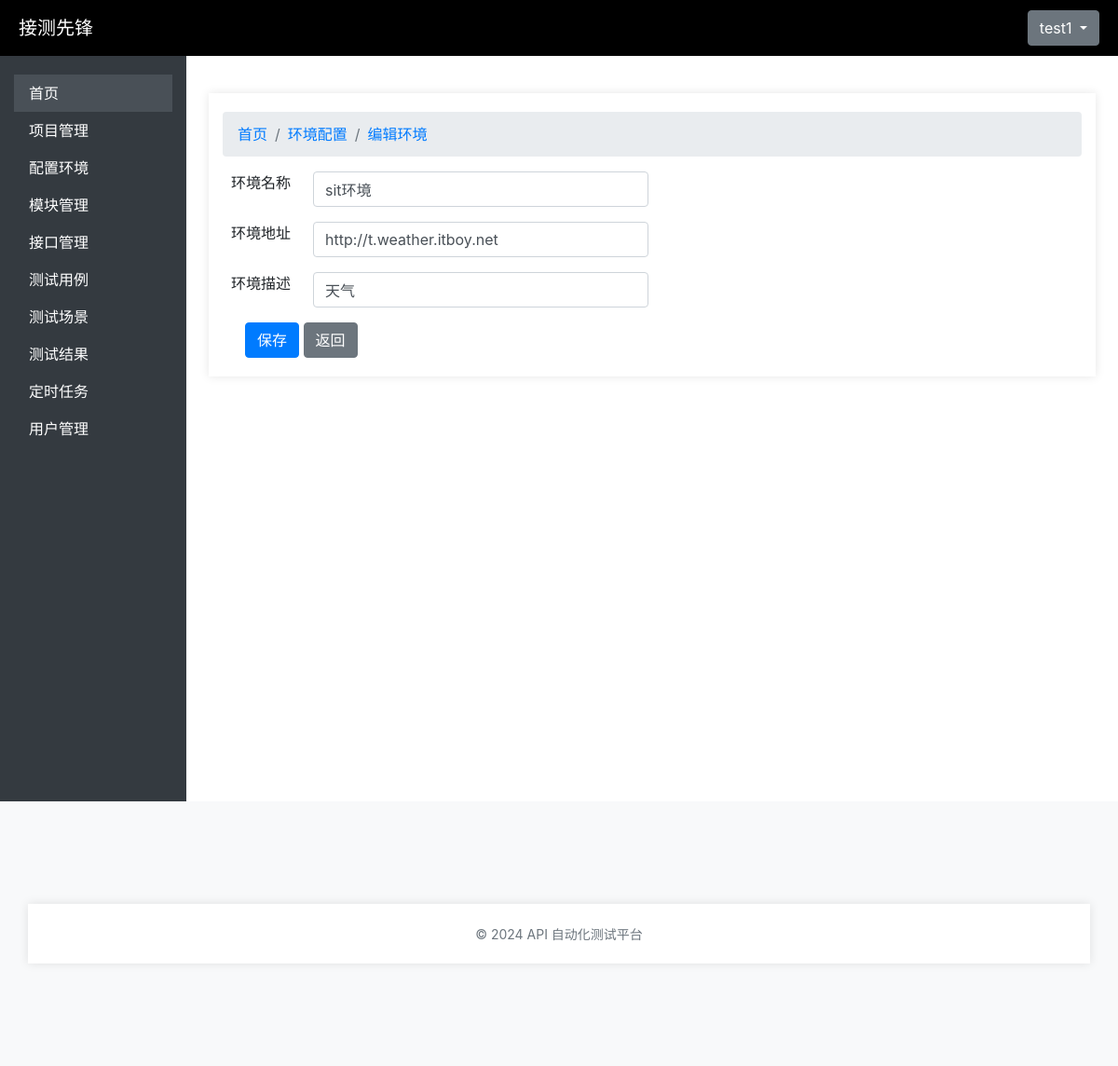
Page /environments/environments/4/edit/ (signed in) on the committed database.
### user_management/models.py (models this page shows, shortened)
class Users(AbstractBaseUser):
    id = models.AutoField(primary_key=True)
    username = models.CharField(max_length=150, unique=True)
    email = models.EmailField(unique=True)
    password = models.CharField(max_length=128)
    status = models.BooleanField(default=True)  # 用户状态（是否激活）
    is_logged_in = models.BooleanField(default=False)  # 是否登录
    project = models.CharField(max_length=255, blank=True, null=True)  # 所属项目
    module = models.CharField(max_length=255, blank=True, null=True)  # 所属模块
    is_staff = models.BooleanField(default=False)  # 是否是员工
    is_superuser = models.BooleanField(default=False)  # 是否是超级用户
    USERNAME_FIELD = 'username'
    REQUIRED_FIELDS = ['email']
    objects = UserManager()  # 关联自定义用户管理器
    class Meta:
        verbose_name = '用户信息表'
        verbose_name_plural = '用户信息表'

### environment_management/models.py (models this page shows, shortened)
class Environment(models.Model):
    id = models.AutoField(primary_key=True)
    environment_name = models.CharField(max_length=100, verbose_name="环境名称")
    environment_value = models.URLField(max_length=200, verbose_name="环境地址")
    description = models.TextField(verbose_name="描述", blank=True)
    created_at = models.DateTimeField(auto_now_add=True)
    created_by = models.ForeignKey(Users, on_delete=models.SET_NULL, null=True, verbose_name="创建人")
    class Meta:
        verbose_name = '环境配置表'
        verbose_name_plural = '环境配置表'

### environment_management/views.py (the view)
# urls.py: path('environments/<int:environment_id>/edit/', views.environment_update, name='environment_update'),
@login_required
def environment_update(request, environment_id):
    environment = get_object_or_404(Environment, id=environment_id)
    if request.method == 'POST':
        form = EnvironmentForm(request.POST, instance=environment)
        if form.is_valid():
            form.save()
            messages.success(request, '环境更新成功！')
            return redirect('environment_list')
    else:
        form = EnvironmentForm(instance=environment)
    return render(request, 'environments/environment_form.html', {'form': form})

### environment_management/forms.py
class EnvironmentForm(forms.ModelForm):
    environment_name = forms.CharField(label="环境名称")
    description = forms.CharField(label="环境描述")
    environment_value = forms.CharField(label="项目负责人")
    class Meta:
        model = Environment
        fields = ['environment_name' , 'environment_value', 'description']

### api_test_platform/templates/environments/environment_form.html (shortened to what this page needs)
{% extends 'base.html' %}
{% block content %}
<div class="container mt-4">
<nav aria-label="breadcrumb">
    <ol class="breadcrumb">
      <li class="breadcrumb-item"><a href="#">首页</a></li>
      <li class="breadcrumb-item"><a href="{% url 'environment_list' %}">环境配置</a></li>
      <li class="breadcrumb-item active" aria-current="page"><a href="#">{% if form.instance.pk %}编辑环境{% else %}添加环境{% endif %}</a></li>
    </ol>
  </nav>
  <div class="ml-md-4">
  <form method="POST" class="needs-validation" novalidate>
    {% load widget_tweaks %}
    <div class="mb-3 row">
        <label for="id_name" class="form-label">环境名称</label>
        <div class="ml-md-4">
        {% render_field form.environment_name class="form-control" style="width:360px;" required="required" placeholder="请输入环境名称" %}
         </div>
         </div>
         <div class="mb-3 row">
          <label for="id_pmp" class="form-label">环境地址</label>
          <div class="ml-md-4">
          {% render_field form.environment_value class="form-control" style="width:360px;"%}
          </div>
      </div>
      <div class="mb-3 row">
          <label for="id_desc" class="form-label">环境描述</label>
          <div class="ml-md-4">
          {% render_field form.description class="form-control" style="width:360px;"%}
        </div>
      </div>
    <button type="submit" class="btn btn-primary">保存</button>
    <a href="{% url 'environment_list' %}" class="btn btn-secondary">返回</a>
</form>
</div>
</div>
{% endblock %}

### api_test_platform/templates/base.html (shortened to what this page needs)
<!DOCTYPE html>
<html lang="en">
<head>
    {% load static %}
    <link rel="stylesheet" type="text/css" href="{% static 'css/style.css' %}">
    <link rel="stylesheet" href="https://stackpath.bootstrapcdn.com/bootstrap/4.5.2/css/bootstrap.min.css">
    <link href="https://cdn.jsdelivr.net/npm/bootstrap@4.5.2/dist/css/bootstrap.min.css" rel="stylesheet">
</head>
<body>
    <div class="brand">
        <a href="#" style="color: white;">接测先锋</a>
        <div class="dropdown">
            <button class="btn btn-secondary dropdown-toggle" type="button" data-toggle="dropdown" aria-expanded="false">
                {{ user.username }}
            </button>
        </div>
    </div>
    <div class="container-fluid">
        <div class="row">
            <nav class="col-md-2 d-none d-md-block sidebar">
                <div class="sidebar-sticky">
                    <ul class="nav flex-column">
                        <li class="nav-item">
                            <a class="nav-link active" href="/">首页</a>
                        </li>
                        <li class="nav-item">
                            <a class="nav-link" href="{% url 'project_list' %}">项目管理</a>
                        </li>
                        <li class="nav-item">
                            <a class="nav-link" href="{% url 'environment_list' %}">配置环境</a>
                        </li>
                        <li class="nav-item">
                            <a class="nav-link" href="{% url 'module_list' %}">模块管理</a>
                        </li>
                        <li class="nav-item">
                            <a class="nav-link" href="{% url 'interface_list' %}">接口管理</a>
                        </li>
                        <li class="nav-item">
                            <a class="nav-link" href="{% url 'testcase_list' %}">测试用例</a>
                        </li>
                        <li class="nav-item">
                            <a class="nav-link" href="{% url 'testscenario_list' %}">测试场景</a>
                        </li>
                        <li class="nav-item">
                            <a class="nav-link" href="{% url 'testresult_list' %}">测试结果</a>
                        </li>
                        <li class="nav-item">
                            <a class="nav-link" href="{% url 'scheduled_list' %}">定时任务</a>
                        </li>
                        <li class="nav-item">
                            <a class="nav-link" href="{% url 'user_list' %}">用户管理</a>
                        </li>
                    </ul>
                </div>
            </nav>
            <main role="main" class="col-md-10 ml-sm-auto px-4">
                <div class="d-flex justify-content-between flex-wrap flex-md-nowrap align-items-center pt-3 pb-2 mb-3">
                    {% block content %}{% endblock %}
                </div>
            </main>
        </div>
    </div>
    <footer class="footer text-center">
        <div class="container">
            <span class="text-muted">© 2024 API 自动化测试平台</span>
        </div>
    </footer>
</body>
</html>

### api_test_platform/static/css/style.css (style rules this page uses)
body { font-family: Arial, sans-serif; background-color: #f7f7f7; }
.container { width: 300px; margin: 100px auto; padding: 20px; background-color: white; box-shadow: 0 0 10px rgba(0, 0, 0, 0.1); flex-wrap: wrap; }
label, input { display: block; margin-bottom: 10px; }
button { background-color: #4CAF50; color: white; padding: 10px; border: none; cursor: pointer; }

### api_test_platform/templates/base.html (style rules this page uses)
.brand { background-color: #000; font-size: 20px; color: aliceblue; height: 60px; display: flex; align-items: center; justify-content: space-between; padding: 0 20px; }
.sidebar { background-color: #343a40; height: 100vh; color: white; }
.sidebar .nav-link { color: white; }
.sidebar .nav-link.active, .sidebar .nav-link:hover { background-color: #495057; color: #ffffff; }
.sidebar-sticky { padding-top: 20px; }
footer { background-color: #f8f9fa; padding: 10px 0; }
.footer .text-muted { font-size: 14px; }

### rows in the picture
Users: username "test1"
Environment: environment_name "sit环境", environment_value "http://t.weather.itboy.net", description "天气"
